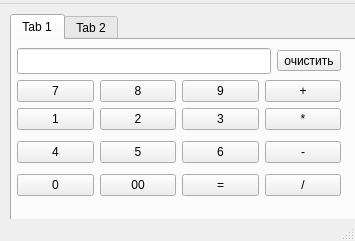
<?xml version="1.0" encoding="UTF-8"?>
<ui version="4.0">
 <class>MainWindow</class>
 <widget class="QMainWindow" name="MainWindow">
  <property name="geometry">
   <rect>
    <x>0</x>
    <y>0</y>
    <width>355</width>
    <height>241</height>
   </rect>
  </property>
  <property name="windowTitle">
   <string>Калькулятор</string>
  </property>
  <widget class="QWidget" name="centralwidget">
   <widget class="QTabWidget" name="tabWidget">
    <property name="geometry">
     <rect>
      <x>10</x>
      <y>10</y>
      <width>841</width>
      <height>221</height>
     </rect>
    </property>
    <property name="tabPosition">
     <enum>QTabWidget::North</enum>
    </property>
    <property name="currentIndex">
     <number>0</number>
    </property>
    <widget class="QWidget" name="tab">
     <attribute name="title">
      <string>Tab 1</string>
     </attribute>
     <widget class="QWidget" name="">
      <property name="geometry">
       <rect>
        <x>5</x>
        <y>3</y>
        <width>324</width>
        <height>160</height>
       </rect>
      </property>
      <layout class="QVBoxLayout" name="verticalLayout_2">
       <item>
        <layout class="QVBoxLayout" name="verticalLayout">
         <item>
          <layout class="QHBoxLayout" name="horizontalLayout_4">
           <item>
            <widget class="QLineEdit" name="lineEdit">
             <property name="font">
              <font>
               <pointsize>11</pointsize>
              </font>
             </property>
             <property name="alignment">
              <set>Qt::AlignRight|Qt::AlignTrailing|Qt::AlignVCenter</set>
             </property>
             <property name="readOnly">
              <bool>true</bool>
             </property>
            </widget>
           </item>
           <item>
            <widget class="QToolButton" name="toolButton">
             <property name="text">
              <string>очистить</string>
             </property>
            </widget>
           </item>
          </layout>
         </item>
         <item>
          <layout class="QHBoxLayout" name="horizontalLayout">
           <item>
            <widget class="QPushButton" name="pushButton_7">
             <property name="text">
              <string>7</string>
             </property>
            </widget>
           </item>
           <item>
            <widget class="QPushButton" name="pushButton_8">
             <property name="text">
              <string>8</string>
             </property>
            </widget>
           </item>
           <item>
            <widget class="QPushButton" name="pushButton_9">
             <property name="text">
              <string>9</string>
             </property>
            </widget>
           </item>
           <item>
            <widget class="QPushButton" name="pushButton_add">
             <property name="text">
              <string>+</string>
             </property>
            </widget>
           </item>
          </layout>
         </item>
         <item>
          <layout class="QHBoxLayout" name="horizontalLayout_3">
           <item>
            <widget class="QPushButton" name="pushButton_1">
             <property name="text">
              <string>1</string>
             </property>
            </widget>
           </item>
           <item>
            <widget class="QPushButton" name="pushButton_2">
             <property name="text">
              <string>2</string>
             </property>
            </widget>
           </item>
           <item>
            <widget class="QPushButton" name="pushButton_3">
             <property name="text">
              <string>3</string>
             </property>
            </widget>
           </item>
           <item>
            <widget class="QPushButton" name="pushButton_multy">
             <property name="text">
              <string>*</string>
             </property>
            </widget>
           </item>
          </layout>
         </item>
        </layout>
       </item>
       <item>
        <layout class="QHBoxLayout" name="horizontalLayout_2">
         <item>
          <widget class="QPushButton" name="pushButton_4">
           <property name="text">
            <string>4</string>
           </property>
          </widget>
         </item>
         <item>
          <widget class="QPushButton" name="pushButton_5">
           <property name="text">
            <string>5</string>
           </property>
          </widget>
         </item>
         <item>
          <widget class="QPushButton" name="pushButton_13">
           <property name="text">
            <string>6</string>
           </property>
          </widget>
         </item>
         <item>
          <widget class="QPushButton" name="pushButton_subs">
           <property name="text">
            <string>-</string>
           </property>
          </widget>
         </item>
        </layout>
       </item>
       <item>
        <layout class="QHBoxLayout" name="horizontalLayout_5">
         <item>
          <widget class="QPushButton" name="pushButton_0">
           <property name="text">
            <string>0</string>
           </property>
          </widget>
         </item>
         <item>
          <widget class="QPushButton" name="pushButton_00">
           <property name="text">
            <string>00</string>
           </property>
          </widget>
         </item>
         <item>
          <widget class="QPushButton" name="pushButton_eq">
           <property name="text">
            <string>=</string>
           </property>
          </widget>
         </item>
         <item>
          <widget class="QPushButton" name="pushButton_div">
           <property name="text">
            <string>/</string>
           </property>
          </widget>
         </item>
        </layout>
       </item>
      </layout>
     </widget>
    </widget>
    <widget class="QWidget" name="tab_2">
     <attribute name="title">
      <string>Tab 2</string>
     </attribute>
     <widget class="QLineEdit" name="lineEdit_2">
      <property name="geometry">
       <rect>
        <x>80</x>
        <y>30</y>
        <width>281</width>
        <height>22</height>
       </rect>
      </property>
     </widget>
    </widget>
   </widget>
  </widget>
  <widget class="QMenuBar" name="menubar">
   <property name="geometry">
    <rect>
     <x>0</x>
     <y>0</y>
     <width>355</width>
     <height>22</height>
    </rect>
   </property>
   <widget class="QMenu" name="menu">
    <property name="title">
     <string/>
    </property>
   </widget>
   <addaction name="menu"/>
  </widget>
  <widget class="QStatusBar" name="statusbar"/>
 </widget>
 <resources/>
 <connections/>
</ui>
